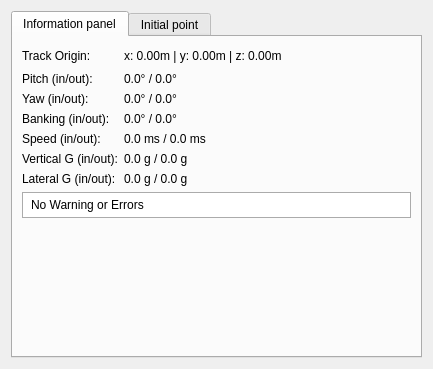
<?xml version="1.0" encoding="UTF-8"?>
<ui version="4.0">
 <class>SectionWidgetInfo</class>
 <widget class="QWidget" name="SectionWidgetInfo">
  <property name="geometry">
   <rect>
    <x>0</x>
    <y>0</y>
    <width>433</width>
    <height>369</height>
   </rect>
  </property>
  <property name="windowTitle">
   <string>Form</string>
  </property>
  <layout class="QVBoxLayout" name="verticalLayout_2">
   <item>
    <widget class="QTabWidget" name="tabWidget">
     <property name="currentIndex">
      <number>0</number>
     </property>
     <widget class="QWidget" name="tab_3">
      <attribute name="title">
       <string>Information panel</string>
      </attribute>
      <layout class="QVBoxLayout" name="verticalLayout_3">
       <item>
        <layout class="QGridLayout" name="gridLayout">
         <item row="0" column="0">
          <widget class="QLabel" name="label">
           <property name="text">
            <string>Track Origin:</string>
           </property>
          </widget>
         </item>
         <item row="0" column="1">
          <widget class="QLabel" name="labelOrigin">
           <property name="text">
            <string>x: 0.00m | y: 0.00m | z: 0.00m</string>
           </property>
          </widget>
         </item>
         <item row="1" column="0">
          <widget class="QLabel" name="label_3">
           <property name="text">
            <string>Pitch (in/out):</string>
           </property>
          </widget>
         </item>
         <item row="1" column="1">
          <widget class="QLabel" name="labelPitch">
           <property name="text">
            <string>0.0° / 0.0°</string>
           </property>
          </widget>
         </item>
         <item row="2" column="0">
          <widget class="QLabel" name="label_4">
           <property name="text">
            <string>Yaw (in/out):</string>
           </property>
          </widget>
         </item>
         <item row="2" column="1">
          <widget class="QLabel" name="labelYaw">
           <property name="text">
            <string>0.0° / 0.0°</string>
           </property>
          </widget>
         </item>
         <item row="3" column="0">
          <widget class="QLabel" name="label_5">
           <property name="text">
            <string>Banking (in/out):</string>
           </property>
          </widget>
         </item>
         <item row="3" column="1">
          <widget class="QLabel" name="labelBanking">
           <property name="text">
            <string>0.0° / 0.0°</string>
           </property>
          </widget>
         </item>
         <item row="4" column="0">
          <widget class="QLabel" name="label_6">
           <property name="text">
            <string>Speed (in/out):</string>
           </property>
          </widget>
         </item>
         <item row="4" column="1">
          <widget class="QLabel" name="labelSpeed">
           <property name="text">
            <string>0.0 ms / 0.0 ms</string>
           </property>
          </widget>
         </item>
         <item row="5" column="0">
          <widget class="QLabel" name="label_7">
           <property name="text">
            <string>Vertical G (in/out):</string>
           </property>
          </widget>
         </item>
         <item row="5" column="1">
          <widget class="QLabel" name="labelVer">
           <property name="text">
            <string>0.0 g / 0.0 g</string>
           </property>
          </widget>
         </item>
         <item row="0" column="2">
          <spacer name="horizontalSpacer">
           <property name="orientation">
            <enum>Qt::Horizontal</enum>
           </property>
           <property name="sizeHint" stdset="0">
            <size>
             <width>40</width>
             <height>20</height>
            </size>
           </property>
          </spacer>
         </item>
         <item row="6" column="0">
          <widget class="QLabel" name="label_8">
           <property name="text">
            <string>Lateral G (in/out):</string>
           </property>
          </widget>
         </item>
         <item row="6" column="1">
          <widget class="QLabel" name="labelLat">
           <property name="text">
            <string>0.0 g / 0.0 g</string>
           </property>
          </widget>
         </item>
        </layout>
       </item>
       <item>
        <widget class="QLabel" name="labelErrors">
         <property name="styleSheet">
          <string notr="true">background-color: white; padding: 5px; border: 1px solid #ababab</string>
         </property>
         <property name="text">
          <string>No Warning or Errors</string>
         </property>
         <property name="textFormat">
          <enum>Qt::LogText</enum>
         </property>
         <property name="wordWrap">
          <bool>true</bool>
         </property>
        </widget>
       </item>
       <item>
        <spacer name="verticalSpacer">
         <property name="orientation">
          <enum>Qt::Vertical</enum>
         </property>
         <property name="sizeHint" stdset="0">
          <size>
           <width>20</width>
           <height>40</height>
          </size>
         </property>
        </spacer>
       </item>
      </layout>
     </widget>
     <widget class="QWidget" name="tab">
      <attribute name="title">
       <string>Initial point</string>
      </attribute>
      <layout class="QGridLayout" name="gridLayout_3">
       <item row="0" column="1">
        <widget class="QGroupBox" name="groupBox_2">
         <property name="title">
          <string>Angles</string>
         </property>
         <layout class="QGridLayout" name="gridLayout_4">
          <property name="margin">
           <number>5</number>
          </property>
          <item row="0" column="0">
           <widget class="QLabel" name="label_17">
            <property name="styleSheet">
             <string notr="true">font-weight: bold;</string>
            </property>
            <property name="text">
             <string>Pitch</string>
            </property>
           </widget>
          </item>
          <item row="1" column="1">
           <widget class="QDoubleSpinBox" name="inputYaw">
            <property name="suffix">
             <string notr="true" comment="°"> °</string>
            </property>
            <property name="minimum">
             <double>-360.000000000000000</double>
            </property>
            <property name="maximum">
             <double>360.000000000000000</double>
            </property>
            <property name="value">
             <double>0.000000000000000</double>
            </property>
           </widget>
          </item>
          <item row="0" column="1">
           <widget class="QDoubleSpinBox" name="inputPitch">
            <property name="suffix">
             <string notr="true" comment="°"> °</string>
            </property>
            <property name="minimum">
             <double>-90.000000000000000</double>
            </property>
            <property name="maximum">
             <double>90.000000000000000</double>
            </property>
           </widget>
          </item>
          <item row="1" column="0">
           <widget class="QLabel" name="label_14">
            <property name="styleSheet">
             <string notr="true">font-weight: bold;</string>
            </property>
            <property name="text">
             <string>Yaw</string>
            </property>
           </widget>
          </item>
          <item row="2" column="0">
           <widget class="QLabel" name="label_9">
            <property name="text">
             <string/>
            </property>
           </widget>
          </item>
         </layout>
        </widget>
       </item>
       <item row="0" column="0">
        <widget class="QGroupBox" name="groupBox">
         <property name="title">
          <string>Position</string>
         </property>
         <layout class="QGridLayout" name="gridLayout_2">
          <property name="margin">
           <number>5</number>
          </property>
          <item row="1" column="1">
           <widget class="QDoubleSpinBox" name="inputPosY">
            <property name="suffix">
             <string notr="true" comment="m"> m</string>
            </property>
            <property name="minimum">
             <double>-220.000000000000000</double>
            </property>
            <property name="maximum">
             <double>220.000000000000000</double>
            </property>
            <property name="value">
             <double>5.000000000000000</double>
            </property>
           </widget>
          </item>
          <item row="2" column="1">
           <widget class="QDoubleSpinBox" name="inputPosZ">
            <property name="suffix">
             <string notr="true" comment="m"> m</string>
            </property>
            <property name="minimum">
             <double>-220.000000000000000</double>
            </property>
            <property name="maximum">
             <double>220.000000000000000</double>
            </property>
           </widget>
          </item>
          <item row="2" column="0">
           <widget class="QLabel" name="label_13">
            <property name="styleSheet">
             <string notr="true">font-weight: bold;</string>
            </property>
            <property name="text">
             <string>Z</string>
            </property>
           </widget>
          </item>
          <item row="0" column="1">
           <widget class="QDoubleSpinBox" name="inputPosX">
            <property name="specialValueText">
             <string/>
            </property>
            <property name="suffix">
             <string notr="true" comment="m"> m</string>
            </property>
            <property name="minimum">
             <double>-220.000000000000000</double>
            </property>
            <property name="maximum">
             <double>220.000000000000000</double>
            </property>
           </widget>
          </item>
          <item row="0" column="0">
           <widget class="QLabel" name="label_2">
            <property name="styleSheet">
             <string notr="true">font-weight: bold;</string>
            </property>
            <property name="text">
             <string>X</string>
            </property>
           </widget>
          </item>
          <item row="1" column="0">
           <widget class="QLabel" name="label_10">
            <property name="styleSheet">
             <string notr="true">font-weight: bold;</string>
            </property>
            <property name="text">
             <string>Y</string>
            </property>
           </widget>
          </item>
         </layout>
        </widget>
       </item>
       <item row="2" column="0">
        <spacer name="verticalSpacer_2">
         <property name="orientation">
          <enum>Qt::Vertical</enum>
         </property>
         <property name="sizeHint" stdset="0">
          <size>
           <width>20</width>
           <height>40</height>
          </size>
         </property>
        </spacer>
       </item>
       <item row="1" column="0">
        <widget class="QGroupBox" name="groupBox_3">
         <property name="title">
          <string>Forces</string>
         </property>
         <layout class="QGridLayout" name="gridLayout_5">
          <property name="margin">
           <number>5</number>
          </property>
          <item row="0" column="1">
           <widget class="QDoubleSpinBox" name="inputNormal">
            <property name="suffix">
             <string notr="true" comment="g"> g</string>
            </property>
            <property name="minimum">
             <double>-50.000000000000000</double>
            </property>
            <property name="maximum">
             <double>50.000000000000000</double>
            </property>
            <property name="value">
             <double>1.000000000000000</double>
            </property>
           </widget>
          </item>
          <item row="1" column="1">
           <widget class="QDoubleSpinBox" name="inputLateral">
            <property name="suffix">
             <string notr="true" comment=" g"> g</string>
            </property>
            <property name="minimum">
             <double>-50.000000000000000</double>
            </property>
            <property name="maximum">
             <double>50.000000000000000</double>
            </property>
           </widget>
          </item>
          <item row="1" column="0">
           <widget class="QLabel" name="label_20">
            <property name="styleSheet">
             <string notr="true">font-weight: bold;</string>
            </property>
            <property name="text">
             <string>Lateral</string>
            </property>
           </widget>
          </item>
          <item row="0" column="0">
           <widget class="QLabel" name="label_23">
            <property name="styleSheet">
             <string notr="true">font-weight: bold;</string>
            </property>
            <property name="text">
             <string>Normal</string>
            </property>
           </widget>
          </item>
         </layout>
        </widget>
       </item>
       <item row="1" column="1">
        <widget class="QGroupBox" name="groupBox_4">
         <property name="title">
          <string>Misc</string>
         </property>
         <layout class="QGridLayout" name="gridLayout_6">
          <property name="margin">
           <number>5</number>
          </property>
          <item row="0" column="0">
           <widget class="QLabel" name="label_24">
            <property name="styleSheet">
             <string notr="true">font-weight: bold;</string>
            </property>
            <property name="text">
             <string>Speed</string>
            </property>
           </widget>
          </item>
          <item row="0" column="1">
           <widget class="QDoubleSpinBox" name="inputSpeed">
            <property name="suffix">
             <string notr="true" comment="g"> m/s</string>
            </property>
            <property name="minimum">
             <double>0.000000000000000</double>
            </property>
            <property name="maximum">
             <double>400.000000000000000</double>
            </property>
            <property name="value">
             <double>20.000000000000000</double>
            </property>
           </widget>
          </item>
          <item row="1" column="0">
           <widget class="QLabel" name="label_25">
            <property name="styleSheet">
             <string notr="true">font-weight: bold;</string>
            </property>
            <property name="text">
             <string>Heartline</string>
            </property>
           </widget>
          </item>
          <item row="1" column="1">
           <widget class="QDoubleSpinBox" name="inputHeartline">
            <property name="suffix">
             <string notr="true" comment="g"> m</string>
            </property>
            <property name="minimum">
             <double>-50.000000000000000</double>
            </property>
            <property name="maximum">
             <double>50.000000000000000</double>
            </property>
            <property name="value">
             <double>1.300000000000000</double>
            </property>
           </widget>
          </item>
         </layout>
        </widget>
       </item>
      </layout>
     </widget>
    </widget>
   </item>
  </layout>
 </widget>
 <resources/>
 <connections/>
</ui>
